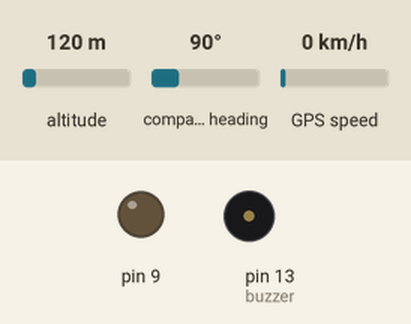
Recording of a sketch running on a simulated Arduino Mega 2560, built with avr-gcc and run on an emulated ATmega2560. Shown: output pins drawn as LEDs (lit = HIGH), buzzer (waves = sounding, pin HIGH). The inputs (shaded band) are chosen by the test bench; at power-on: altitude 120 m, compass heading 90°, GPS speed 0 km/h. The GPS gets a fix after 3 s at 37.7749, -122.4194 with 8 satellites; the modem accepts every AT command (registered, SIM ready, sends succeed) and sends nothing else; pins used as bus, display or sensor lines are not drawn; what the sketch prints to the serial monitor is not drawn.

Above: at 0.1 s.
At 21.1 s:
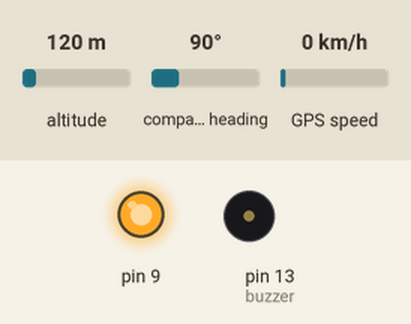
Timing chart, 0 to 22.6 s (numbered marks = the images above):
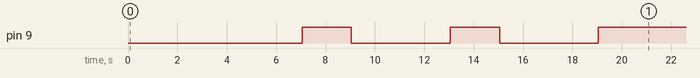

The sketch:

ArduinoMega.ino
```cpp
#include <SoftwareSerial.h>
#include <MFRC522.h>
#include <SPI.h>
#include <TinyGPS.h>

SoftwareSerial Gsm(10, 11);
TinyGPS gps;  //Creates a new instance of the TinyGPS object

#define SS_PIN 53
#define RST_PIN 49

MFRC522 mfrc522(SS_PIN, RST_PIN); // Instance of the class
const int buzzer = 13;
String content;

void setup()
{
  Serial.begin(9600);
  Serial1.begin(9600); //GPS
  Serial2.begin(9600); //BLE
  SPI.begin(); // Init SPI bus
  mfrc522.PCD_Init(); // Init MFRC522
  Gsm.begin(9600);
  delay(6000);
  pinMode(9,OUTPUT);
  digitalWrite(9, LOW);
  delay(1000);
  digitalWrite(9, HIGH);
  delay(2000);
  digitalWrite(9, LOW);
  delay(3000);
  digitalWrite(9, LOW);
  delay(1000);
  digitalWrite(9, HIGH);
  delay(2000);
  digitalWrite(9, LOW);
  delay(3000);
  digitalWrite(9, LOW);
  delay(1000);
  digitalWrite(9, HIGH);
  delay(2000);
//  digitalWrite(9, LOW);
//  delay(3000);
  pinMode(buzzer, OUTPUT);
}

void loop()
{
      Scanrfid();
      Sendgps();

      if(Serial2.available())
      Serial.write(Serial2.read());
      if(Serial.available())
      Serial2.write(Serial.read());

}

void Scanrfid(){
      if ( ! mfrc522.PICC_IsNewCardPresent())
      {
        return;
      }
      if ( ! mfrc522.PICC_ReadCardSerial())
      {
        return;
      }
      Serial.println();
      Serial.print("UID tag = ");
      content = "";
      byte letter;
      for (byte i = 0; i < mfrc522.uid.size; i++)
      {
        Serial.print(mfrc522.uid.uidByte[i] < 0x10 ? "0" : "");
        Serial.print(mfrc522.uid.uidByte[i], HEX);
        content.concat(String(mfrc522.uid.uidByte[i] < 0x10 ? "0" : ""));
        content.concat(String(mfrc522.uid.uidByte[i], HEX));
      }
      content.toUpperCase();
      Serial.println();
      tone(buzzer, 1000); // Send 1KHz sound signal...
      delay(2000);        // ...for 2 sec
      noTone(buzzer);     // Stop sound...
      Konfigurasi();
      Serial.println("AT+HTTPPARA=\"URL\",\"http://codemantul.my.id/TugasAkhir/rfidpay.php\"\\r\\n");
      Gsm.print("AT+HTTPPARA=\"URL\",\"http://codemantul.my.id/TugasAkhir/rfidpay.php?id=" + String(content));
      Gsm.println("\"");
      delay(1000);
      ShowSerialData();
      Serial.print("AT+HTTPACTION=0\\r\\n");
      Gsm.println("AT+HTTPACTION=0");//submit the request
      delay(2000);//the delay is very important, the delay time is base on the return from the website, if the return datas are very large, the time required longer.
      ShowSerialData();
      Serial.print("AT+HTTPREAD\\r\\n");
      Gsm.println("AT+HTTPREAD");// read the data from the website you access
      delay(500);
      ShowSerialData();
      Gsm.println("");
      delay(100);
      mfrc522.PICC_HaltA();
      mfrc522.PCD_StopCrypto1();
  }
void Sendgps(){
    bool newData = false;
    for (unsigned long start = millis(); millis() - start < 500;)

    {

      while (Serial1.available())

      {
        char c = Serial1.read();
        //Serial.print(c);
        if (gps.encode(c))
          newData = true;

      }

    }

    if (newData)      //If newData is true
    {
      float flat, flon;
      String output="";
      unsigned long age;
      gps.f_get_position(&flat, &flon, &age);
      Serial.print("LAT=");
      Serial.print(flat == TinyGPS::GPS_INVALID_F_ANGLE ? 0.0 : flat, 6);
      Serial.print(" LON=");
      Serial.print(flon == TinyGPS::GPS_INVALID_F_ANGLE ? 0.0 : flon, 6);
      Serial.println("");
      output="http://codemantul.my.id/TugasAkhir/gps.php?lti="+String(flat,6)+"&lon="+String(flon,6);
      Serial.println(output);
      Konfigurasi();
      Serial.println("AT+HTTPPARA=\"URL\",\"http://codemantul.my.id/TugasAkhir/gps.php\"\\r\\n");
      Gsm.print("AT+HTTPPARA=\"URL\",\"http://codemantul.my.id/TugasAkhir/gps.php?");
      Gsm.print("&lti=");
      Gsm.print(flat,6);
      Gsm.print("&lon=");
      Gsm.print(flon,6);
      Gsm.print("\"\r\n");
      delay(800);
      ShowSerialData();
//      delay(800);
      Serial.print("AT+HTTPACTION=0\\r\\n");
      Gsm.println("AT+HTTPACTION=0");  /* Start GET session */
      delay(2000);
      ShowSerialData();
//      delay(800);
      Serial.print("AT+HTTPREAD\\r\\n");
      Gsm.println("AT+HTTPREAD=0,100000");  /* Read data from HTTP server */
      delay(500);
      ShowSerialData();
//      delay(500);
      Serial.print("AT+HTTPTERM\\r\\n");
      Gsm.println("AT+HTTPTERM");  /* Terminate HTTP service */
      delay(500);
      ShowSerialData();
//      delay(500);
      Serial.print("AT+SAPBR=0,1\\r\\n");
      Gsm.println("AT+SAPBR=0,1"); /* Close GPRS context */
      delay(500);
      ShowSerialData();
//      delay(10000);

    }
  }
void Konfigurasi(){
//    Serial.println("HTTP get method :");
//    Serial.print("AT\\r\\n");
//    Gsm.println("AT");  /* Check Communication */
//    delay(500);
//    ShowSerialData(); /* Print response on the serial monitor */
//    delay(500);
    /* Configure bearer profile 1 */
    Serial.print("AT+SAPBR=3,1,\"CONTYPE\",\"GPRS\"\\r\\n");
    Gsm.println("AT+SAPBR=3,1,\"CONTYPE\",\"GPRS\"");  /* Connection type GPRS */
    delay(500);
    ShowSerialData();
//    delay(800);
    Serial.print("AT+SAPBR=3,1,\"APN\",\"Telkomsel\"\\r\\n");
    Gsm.println("AT+SAPBR=3,1,\"APN\",\"Telkomsel\"");  /* APN of the provider */
    delay(500);
    ShowSerialData();
//    delay(800);
    Serial.print("AT+SAPBR=3,1,\"PWD\",\"wap123\"\\r\\n");
    Gsm.println("AT+SAPBR=3,1,\"PWD\",\"wap123\"");  /* APN of the provider */
    delay(500);
    ShowSerialData();
//    delay(800);
    Serial.print("AT+SAPBR=1,1\\r\\n");
    Gsm.println("AT+SAPBR=1,1"); /* Open GPRS context */
    delay(1000);
    ShowSerialData();
//    delay(800);
    Serial.println();
    Serial.print("AT+SAPBR=2,1\\r\\n");
    Gsm.println("AT+SAPBR=2,1"); /* Query the GPRS context */
    delay(500);
    ShowSerialData();
//    delay(1000);
    Serial.print("AT+HTTPINIT\\r\\n");
    Gsm.println("AT+HTTPINIT"); /* Initialize HTTP service */
    delay(500);
    ShowSerialData();
//    delay(800);
//    Serial.print("AT+HTTPINIT=?\\r\\n");
//    Gsm.println("AT+HTTPINIT=?"); /* Initialize HTTP service */
//    delay(500);
//    ShowSerialData();
//    delay(800);
    Serial.print("AT+HTTPPARA=\"CID\",1\\r\\n");
    Gsm.println("AT+HTTPPARA=\"CID\",1");  /* Set parameters for HTTP session */
    delay(800);
    ShowSerialData();
//    delay(800);
}
void ShowSerialData()
{
  while(Gsm.available()!=0)
  Serial.write(char (Gsm.read()));
}
```
